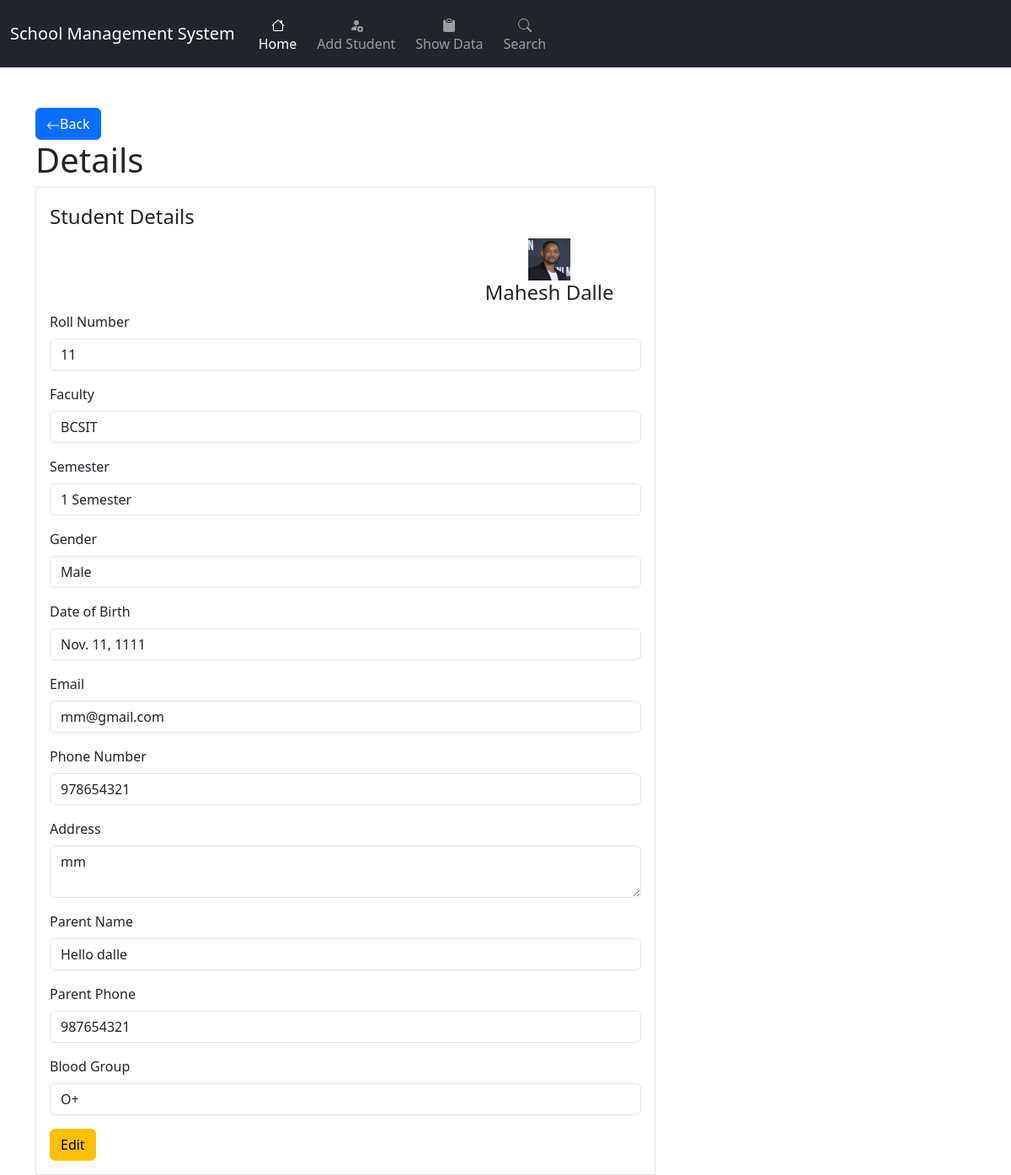
Page /detail/1/ on the committed database.
### students/models.py (models this page shows, shortened)
class Student(models.Model):
    first_name: str = models.CharField(max_length=100)
    last_name: str = models.CharField(max_length=100)
    roll_number: str = models.IntegerField()
    GENDER_CHOICES = [
        ('M', 'Male'),
        ('F', 'Female'),
        ('O', 'Other')
    ]
    gender: str = models.CharField(max_length=1, choices=GENDER_CHOICES)
    date_of_birth: models.DateField = models.DateField()
    email: str = models.EmailField(unique=True)
    phone_number: str = models.CharField(max_length=15)
    address: str = models.TextField()
    enrollment_date: models.DateField = models.DateField(auto_now_add=True)
    is_active: bool = models.BooleanField(default=True)
    parent_name: str = models.CharField(max_length=100)
    parent_phone: str = models.CharField(max_length=15)
    blood_group: str = models.CharField(max_length=5)
    faculty: str = models.ForeignKey(FacultyModel,on_delete=models.SET_NULL,null=True,blank=True,related_name="students")
    semester: str = models.ForeignKey(SemesterModel,on_delete=models.SET_NULL,null=True,blank=True,related_name="students")
    photo= models.ImageField(upload_to='student_photos/', blank=True, null=True, editable=True)
    class Meta:
        ordering = ['last_name', 'first_name']

class FacultyModel(models.Model):
    faculty:str=models.CharField(max_length=100)
    def __str__(self)->str:
        return self.faculty

class SemesterModel(models.Model):
    numb = models.CharField(max_length=10,  unique=True)
    faculty:str=models.ForeignKey(FacultyModel,on_delete=models.CASCADE,related_name='semester', default=1)
    def __str__(self):
        return self.numb

### students/views.py (the view)
# urls.py: path('detail/<int:id>/', view_detail, name='detail'),
def view_detail(request: HttpRequest, id: int) -> HttpResponse:
    student: Student = Student.objects.get(id=id)
    return render(request, 'view_detail.html', {'student': student})

### students/templates/view_detail.html
{% include 'base.html' %}
{% block content %}
<div class="container mt-5">
    <a class="btn btn-primary" href="{% url 'index' %}" role="button"><svg xmlns="http://www.w3.org/2000/svg" width="16" height="16" fill="currentColor" class="bi bi-arrow-left" viewBox="0 0 16 16">
        <path fill-rule="evenodd" d="M15 8a.5.5 0 0 0-.5-.5H2.707l3.147-3.146a.5.5 0 1 0-.708-.708l-4 4a.5.5 0 0 0 0 .708l4 4a.5.5 0 0 0 .708-.708L2.707 8.5H14.5A.5.5 0 0 0 15 8"/>
      </svg>Back</a>
    <h1>Details</h1>
    <div class="row">
        <div class="col-md-8">
            <fieldset class="border p-3">
                <legend class="w-auto">Student Details</legend>
                <div class="row">
                    <div class="col-md-8">
                    </div>
                    {% load static %}
                    <div class="col-md-4 text-center">
                        {% if student.photo %}
                        <img src="{{ student.photo.url }}" alt="{{ student.first_name }} {{ student.last_name }}" class="img-fluid" style="width: 50px; height: auto;">
                        {% else %}
                        <img src="{% static 'image/blank.jpg' %}" alt="Default Photo" class="img-fluid" style="width: 50px; height: auto;">
                        {% endif %}
                        <h4>{{ student.first_name }} {{ student.last_name }}</h4>
                    </div>
            </div>
                <div class="mb-3">
                    <label for="roll_number" class="form-label">Roll Number</label>
                    <input type="text" class="form-control" id="roll_number" value="{{ student.roll_number }}" readonly>
                </div>
                <div class="mb-3">
                    <label for="faculty" class="form-label">Faculty</label>
                    <input type="text" class="form-control" id="faculty" value="{{ student.faculty }}" readonly>
                </div>
                <div class="mb-3">
                    <label for="semester" class="form-label">Semester</label>
                    <input type="text" class="form-control" id="faculty" value="{{ student.semester }}" readonly>
                </div>
                <div class="mb-3">
                    <label for="gender" class="form-label">Gender</label>
                    <input type="text" class="form-control" id="gender" value="{{ student.gender }}" readonly>
                </div>
                <div class="mb-3">
                    <label for="date_of_birth" class="form-label">Date of Birth</label>
                    <input type="text" class="form-control" id="date_of_birth" value="{{ student.date_of_birth }}" readonly>
                </div>
                <div class="mb-3">
                    <label for="email" class="form-label">Email</label>
                    <input type="text" class="form-control" id="email" value="{{ student.email }}" readonly>
                </div>
                <div class="mb-3">
                    <label for="phone_number" class="form-label">Phone Number</label>
                    <input type="text" class="form-control" id="phone_number" value="{{ student.phone_number }}" readonly>
                </div>
                <div class="mb-3">
                    <label for="address" class="form-label">Address</label>
                    <textarea class="form-control" id="address" readonly>{{ student.address }}</textarea>
                </div>
                <div class="mb-3">
                    <label for="parent_name" class="form-label">Parent Name</label>
                    <input type="text" class="form-control" id="parent_name" value="{{ student.parent_name }}" readonly>
                </div>
                <div class="mb-3">
                    <label for="parent_phone" class="form-label">Parent Phone</label>
                    <input type="text" class="form-control" id="parent_phone" value="{{ student.parent_phone }}" readonly>
                </div>
                <div class="mb-3">
                    <label for="blood_group" class="form-label">Blood Group</label>
                    <input type="text" class="form-control" id="blood_group" value="{{ student.blood_group }}" readonly>
                </div>
                <a href="{% url 'edit_student' student.id %}" class="btn btn-warning">Edit</a>
            </fieldset>
        </div>
    </div>
</div>
{% endblock %}

### students/static/css/style.css (style rules this page uses)
* { padding: 0; margin:0; box-sizing: border-box; }

### rows in the picture
Student: photo (picture), first_name "Mahesh", last_name "Dalle", roll_number "11", faculty "BCSIT", semester "1 Semester", gender "Male", date_of_birth "Nov. 11, 1111", email "mm@gmail.com", phone_number "978654321", address "mm", parent_name "Hello dalle", parent_phone "987654321", blood_group "O+"
